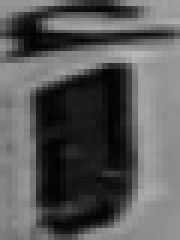
#> input picture Final_All_pgm_charachters_inNumbersSequence/alf3.jpg, 60 x 80 px (shown 3 times larger)
$ jupyter execute --allow-errors test.ipynb
#> lines starting #> are read from the running program, lines starting #| are printed output that depends on the picture
#> in __init__, self.template is the input picture: shape (80, 60); min 0, max 185, mean 88.7
#> call 3 of __init__, with char = 'non'
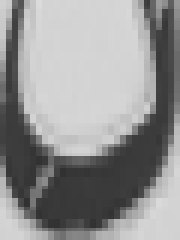
#> input picture Final_All_pgm_charachters_inNumbersSequence/non2.png, 60 x 80 px (shown 3 times larger)
#> in __init__, self.template is the input picture: shape (80, 60); min 49, max 219, mean 147.5
#> call 4 of __init__, with char = 'yeh'
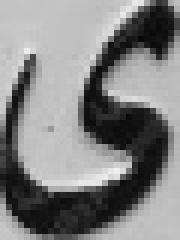
#> input picture Final_All_pgm_charachters_inNumbersSequence/yeh.jpg, 60 x 80 px (shown 3 times larger)
#> in __init__, self.template is the input picture: shape (80, 60); min 4, max 241, mean 129.9
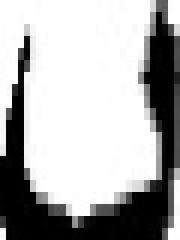
#> input picture Final_All_pgm_charachters_inNumbersSequence/30.jpg, 60 x 80 px (shown 3 times larger)
#> in __init__, self.template is the input picture: shape (80, 60); min 0, max 255, mean 173.9
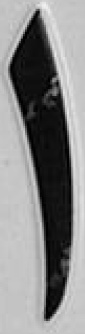
#> input picture jimjimOut/32.jpg, 85 x 334 px, found by its file name
#> in __init__, self.template is the input picture: shape (334, 85); min 0, max 241, mean 135
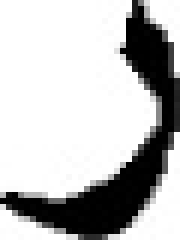
#> input picture Final_All_pgm_charachters_inNumbersSequence_new/36.jpg, 30 x 40 px, found by its file name (shown 6 times larger)
#> in __init__, self.template is the input picture: shape (40, 30); min 0, max 255, mean 189.5
[cell 1]
from commonfunctions import *
import numpy as np
import skimage.io as io
import matplotlib.pyplot as plt
from skimage.color import rgb2gray
from scipy import signal
from skimage.transform import rescale, resize, downscale_local_mean
import math
import os
from skimage.morphology import binary_erosion, binary_dilation
import cv2

[cell 2]
def my_resize(img, w, h):
#> called with w = 30, h = 40
    new_img = np.zeros(shape=(w, h))
    width,height = img.shape
#> width = 80; height = 60
    Xwmin = 0
    Ywmin = 0
    Xwmax = width - 1
#> Xwmax = 79
    Ywmax = height - 1
#> Ywmax = 59
    Xvmin = 0
    Yvmin = 0
    Xvmax = w - 1
    Yvmax = h - 1
    Sx = (Xvmax - Xvmin)/(Xwmax - Xwmin)
#> Sx = 0.367
    Sy = (Yvmax - Yvmin)/(Ywmax - Ywmin)
#> Sy = 0.661
    for i in range(height):
        new_i = int(Yvmin + (i - Ywmin) * Sy)
        for j in range(width):
            new_j = int(Xvmin + (j - Xwmin) * Sx)
            new_img[new_j][new_i] = img[j][i]
            new_img[new_j][new_i] = img[j][i]
            new_img[new_j][new_i] = img[j][i]
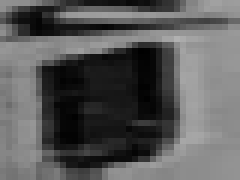
#> new_img: shape (30, 40) float64 (shown 6 times larger); min 0, max 177, mean 89.8
    return new_img


# [4 lines of commented-out code are left out]

[cell 3]
def char_calculations(A, width, height):
    A_mean = A.mean()
    col_A = 0
    corr_A = 0
    sum_list = np.zeros(shape=(height,width))
    img_row = 0
    while img_row < height:
        img_col = 0
        while img_col < width:
            col_A += (A[img_row, img_col] - A_mean) ** 2
            sum_list[img_row][img_col] = abs(A[img_row, img_col] - A_mean)
            img_col = img_col + 1
        corr_A += col_A
        col_A = 0
        img_row = img_row + 1
    return corr_A,sum_list

[cell 4]
width = 30
height = 40

class character:
    def __init__(self, char, template):
        self.char = char
        self.template = cv2.imread(template, 0)
        self.col_sum = np.zeros(shape=(height,width))
        self.corr = 0


database_characters = []

# Letters
Alf = character("alf", 'Final_All_pgm_charachters_inNumbersSequence/alf3.jpg')
Sen = character("sen", 'Final_All_pgm_charachters_inNumbersSequence/sen.jpg')
Non = character("non", 'Final_All_pgm_charachters_inNumbersSequence/non2.png')
Yeh = character("yeh", 'Final_All_pgm_charachters_inNumbersSequence/yeh.jpg')
Lam = character("lam", 'Final_All_pgm_charachters_inNumbersSequence/lam2.jpg')
Bih = character("bih", 'Final_All_pgm_charachters_inNumbersSequence/30.jpg')
Dal = character("Dal", 'Final_All_pgm_charachters_inNumbersSequence/32.jpg')
Reh = character("reh", 'Final_All_pgm_charachters_inNumbersSequence/36.jpg')
Kaf = character("kaf", 'Final_All_pgm_charachters_inNumbersSequence/86.jpg')
Mim = character("mim", 'Final_All_pgm_charachters_inNumbersSequence/33.jpg')
Waw = character("waw", 'Final_All_pgm_charachters_inNumbersSequence/7.jpg')
Tah = character("tah", 'Final_All_pgm_charachters_inNumbersSequence/82.jpg')
Sad = character("sad", 'Final_All_pgm_charachters_inNumbersSequence/42.jpg')
Gem = character("gem", 'Final_All_pgm_charachters_inNumbersSequence/102.jpg')
Ein = character("ein", 'Final_All_pgm_charachters_inNumbersSequence/ein.png')
Heh = character("heh", 'Final_All_pgm_charachters_inNumbersSequence/heh3.png')
Fih = character("Fih", 'Final_All_pgm_charachters_inNumbersSequence/fih3.png')
Yeh = character("yeh", 'Final_All_pgm_charachters_inNumbersSequence/yeh.jpg')

Alf.template = my_resize(Alf.template, width, height)
#> (the rest of this cell did not finish here and is left out)

Non.template = my_resize(Non.template, width, height)
Yeh.template = my_resize(Yeh.template, width, height)
Lam.template = my_resize(Lam.template, width, height)
Bih.template = my_resize(Bih.template, width, height)
Dal.template = my_resize(Dal.template, width, height)
Reh.template = my_resize(Reh.template, width, height)
Kaf.template = my_resize(Kaf.template, width, height)
Mim.template = my_resize(Mim.template, width, height)
Waw.template = my_resize(Waw.template, width, height)
Tah.template = my_resize(Tah.template, width, height)
Sad.template = my_resize(Sad.template, width, height)
Gem.template = my_resize(Gem.template, width, height)
Ein.template = my_resize(Ein.template, width, height)
Heh.template = my_resize(Heh.template, width, height)
Fih.template = my_resize(Fih.template, width, height)
Yeh.template = my_resize(Yeh.template, width, height)


Alf.corr, Alf.col_sum = char_calculations(Alf.template, height, width)
Sen.corr, Sen.col_sum = char_calculations(Sen.template, height, width)
Non.corr, Non.col_sum = char_calculations(Non.template, height, width)
Yeh.corr, Yeh.col_sum = char_calculations(Yeh.template, height, width)
Lam.corr, Lam.col_sum = char_calculations(Lam.template, height, width)
Bih.corr, Bih.col_sum = char_calculations(Bih.template, height, width)
Dal.corr, Dal.col_sum = char_calculations(Dal.template, height, width)
Reh.corr, Reh.col_sum = char_calculations(Reh.template, height, width)
Kaf.corr, Kaf.col_sum = char_calculations(Kaf.template, height, width)
Mim.corr, Mim.col_sum = char_calculations(Mim.template, height, width)
Waw.corr, Waw.col_sum = char_calculations(Waw.template, height, width)
Tah.corr, Tah.col_sum = char_calculations(Tah.template, height, width)
Sad.corr, Sad.col_sum = char_calculations(Sad.template, height, width)
Gem.corr, Gem.col_sum = char_calculations(Gem.template, height, width)
Ein.corr, Ein.col_sum = char_calculations(Ein.template, height, width)
Heh.corr, Heh.col_sum = char_calculations(Heh.template, height, width)
Fih.corr, Fih.col_sum = char_calculations(Fih.template, height, width)
Yeh.corr, Yeh.col_sum = char_calculations(Yeh.template, height, width)


# Numbers
One = character("1", 'Final_All_pgm_charachters_inNumbersSequence/3.jpg')
Two = character("2", 'Final_All_pgm_charachters_inNumbersSequence/4.jpg')
Three = character("3", 'Final_All_pgm_charachters_inNumbersSequence/8.jpg')
Four = character("4", 'Final_All_pgm_charachters_inNumbersSequence/11.jpg')
Five = character("5", 'Final_All_pgm_charachters_inNumbersSequence/15.jpg')
Six = character("6", 'Final_All_pgm_charachters_inNumbersSequence/18.jpg')
Seven = character("7", 'Final_All_pgm_charachters_inNumbersSequence/21.jpg')
Eight = character("8", 'Final_All_pgm_charachters_inNumbersSequence/25.jpg')
Nine = character("9", 'Final_All_pgm_charachters_inNumbersSequence/27.jpg')


One.template = my_resize(One.template, width, height)
Two.template = my_resize(Two.template, width, height)
Three.template = my_resize(Three.template, width, height)
Four.template = my_resize(Four.template, width, height)
Five.template = my_resize(Five.template, width, height)
Six.template = my_resize(Six.template, width, height)
Seven.template = my_resize(Seven.template, width, height)
Eight.template = my_resize(Eight.template, width, height)
Nine.template = my_resize(Nine.template, width, height)


One.corr, One.col_sum = char_calculations(One.template, height, width)
Two.corr, Two.col_sum = char_calculations(Two.template, height, width)
Three.corr, Three.col_sum = char_calculations(Three.template, height, width)
Four.corr, Four.col_sum = char_calculations(Four.template, height, width)
Five.corr, Five.col_sum = char_calculations(Five.template, height, width)
Six.corr, Six.col_sum = char_calculations(Six.template, height, width)
Seven.corr, Seven.col_sum = char_calculations(Seven.template, height, width)
Eight.corr, Eight.col_sum = char_calculations(Eight.template, height, width)
Nine.corr, Nine.col_sum = char_calculations(Nine.template, height, width)

# Add to database
database_characters.append(Alf)
database_characters.append(Bih)
database_characters.append(Dal)
database_characters.append(Reh)
database_characters.append(Sen)
database_characters.append(Kaf)
database_characters.append(Mim)
database_characters.append(Tah)
database_characters.append(Sad)
database_characters.append(Waw)
database_characters.append(Gem)
database_characters.append(Lam)
database_characters.append(Yeh)
database_characters.append(Non)
database_characters.append(Ein)
database_characters.append(Heh)
database_characters.append(Fih)
database_characters.append(Yeh)


# [9 lines of commented-out code are left out]

[cell 5]
def cal_corr(corr_A, corr_B, A_sum, B_sum):
    corr_both = np.multiply(A_sum, B_sum)
    corr_both = corr_both.sum()
    r = corr_both / math.sqrt(corr_A * corr_B)
    return r

[cell 6]
width = 30
height = 40
#> (the rest of this cell did not finish here and is left out)

[cell 7]
img = cv2.imread('Final_All_pgm_charachters_inNumbersSequence/alf3.jpg',0)
# img = rgb2gray(img)
# img *= 255
print(img)
#> (printed output is left out)
